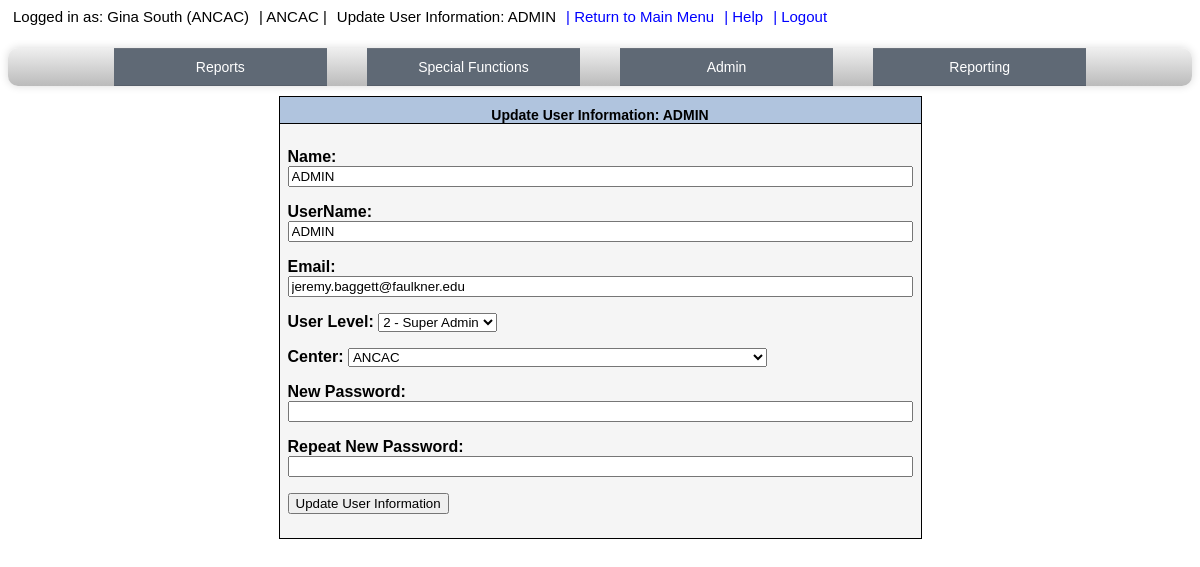
The page /ANCAC/editAccount.php (signed in) on the database its author committed.
### tables this page shows
CREATE TABLE IF NOT EXISTS `directors` (
  `RID` int(11) NOT NULL AUTO_INCREMENT,
  `name` varchar(40) NOT NULL DEFAULT '',
  `username` varchar(12) NOT NULL DEFAULT '',
  `email` varchar(100) NOT NULL DEFAULT '',
  `center` tinyint(3) unsigned NOT NULL DEFAULT '0',
  `user_level` tinyint(4) NOT NULL DEFAULT '0',
  `password` varchar(72) NOT NULL DEFAULT '',
  `lastlogin` datetime NOT NULL DEFAULT '0000-00-00 00:00:00',
  `mailing_address` varchar(25) NOT NULL DEFAULT '',
  PRIMARY KEY (`RID`)
);

CREATE TABLE IF NOT EXISTS `centers` (
  `center` tinyint(3) unsigned NOT NULL DEFAULT '0',
  `CenterName` varchar(75) NOT NULL DEFAULT '',
  `centerlevel` enum('Pilot Project','Full Member','Associate') NOT NULL DEFAULT 'Full Member',
  PRIMARY KEY (`center`)
);

### ANCAC/Variables.php (called while the page is built, shortened)
<?php
		$webroot = '';
       ?>

### ANCAC/ez_sql_core.php (called while the page is built, shortened)
<?php
	class ezSQLcore
	{
		var $timers           = array();
		function get_host_port( $host, $default = false )
		{
			$port = $default;
			return array( $host, $port );
		}
		function flush()
		{
			$this->last_result = null;
		}
		function get_results($query=null, $output = OBJECT)
		{
			if ( $query )
			{
				$this->query($query);
			}
			if ( $output == OBJECT )
			{
				return $this->last_result;
			}
		}
		function timer_get_cur()
		{
			list($usec, $sec) = explode(" ",microtime());
			return ((float)$usec + (float)$sec);
		}
		function timer_start($timer_name)
		{
			$this->timers[$timer_name] = $this->timer_get_cur();
		}
		function timer_elapsed($timer_name)
		{
			return round($this->timer_get_cur() - $this->timers[$timer_name],2);
		}
	}

### ANCAC/dbconn.php (called while the page is built, shortened)
<?php
    include_once "ez_sql_core.php";
    include_once "ez_sql_mysqli.php";
    $db = new ezSQL_mysqli('ancac','','ancac','localhost');
?>

### ANCAC/ez_sql_mysqli.php (called while the page is built, shortened)
<?php
	$ezsql_mysqli_str = array
	(
		1 => 'Require $dbuser and $dbpassword to connect to a database server',
		2 => 'Error establishing mySQLi database connection. Correct user/password? Correct hostname? Database server running?',
		3 => 'Require $dbname to select a database',
		4 => 'mySQLi database connection is not active',
		5 => 'Unexpected error while trying to select database'
	);
	class ezSQL_mysqli extends ezSQLcore
	{
		function ezSQL_mysqli($dbuser='', $dbpassword='', $dbname='', $dbhost='localhost', $encoding='')
		{
			$this->dbuser = $dbuser;
			$this->dbpassword = $dbpassword;
			$this->dbname = $dbname;
			$this->encoding = $encoding;
		}
		function connect($dbuser='', $dbpassword='', $dbhost='localhost', $dbport=false)
		{
			global $ezsql_mysqli_str; $return_val = false;
			if ( ! $dbuser )
			{
				$this->register_error($ezsql_mysqli_str[1].' in '.__FILE__.' on line '.__LINE__);
				$this->show_errors ? trigger_error($ezsql_mysqli_str[1],E_USER_WARNING) : null;
			}
			else
			{
				$this->dbh = new mysqli($dbhost,$dbuser,$dbpassword, '', $dbport);
				if( $this->dbh->connect_errno )
				{
					$this->register_error($ezsql_mysqli_str[2].' in '.__FILE__.' on line '.__LINE__);
					$this->show_errors ? trigger_error($ezsql_mysqli_str[2],E_USER_WARNING) : null;
				}
				else
				{
					$return_val = true;
				}
			}
			return $return_val;
		}
		function select($dbname='', $encoding='')
		{
			global $ezsql_mysqli_str; $return_val = false;
			if ( ! $dbname )
			{
				$this->register_error($ezsql_mysqli_str[3].' in '.__FILE__.' on line '.__LINE__);
				$this->show_errors ? trigger_error($ezsql_mysqli_str[3],E_USER_WARNING) : null;
			}
			else if ( ! $this->dbh )
			{
				$this->register_error($ezsql_mysqli_str[4].' in '.__FILE__.' on line '.__LINE__);
				$this->show_errors ? trigger_error($ezsql_mysqli_str[4],E_USER_WARNING) : null;
			}
			else if ( !@$this->dbh->select_db($dbname) )
			{
				if ( !$str = @$this->dbh->error)
					  $str = $ezsql_mysqli_str[5];
				$this->register_error($str.' in '.__FILE__.' on line '.__LINE__);
				$this->show_errors ? trigger_error($str,E_USER_WARNING) : null;
			}
			else
			{
				$return_val = true;
			}
			return $return_val;
		}
		function query($query)
		{
			$return_val = 0;
			$query = trim($query);
			$this->result = @$this->dbh->query($query);
			if ( preg_match("/^(insert|delete|update|replace|truncate|drop|create|alter|begin|commit|rollback|set)/i",$query) )
			{
				$is_insert = true;
				$this->rows_affected = @$this->dbh->affected_rows;
				if ( preg_match("/^(insert|replace)\s+/i",$query) )
				{
					$this->insert_id = @$this->dbh->insert_id;
				}
				$return_val = $this->rows_affected;
			}
			else
			{
				$is_insert = false;
				$i=0;
				$num_rows=0;
				while ( $row = @$this->result->fetch_object() )
				{
					$num_rows++;
				}
				$this->num_rows = $num_rows;
				$return_val = $this->num_rows;
			}
			return $return_val;
		}
	}

### ANCAC/ulogin.php (called while the page is built, shortened)
<?PHP
  if(file_exists("./Variables.php"))
	require("./Variables.php");
  else
	require("../Variables.php");
  require($root."dbconn.php");
  if (isset($_SESSION['user'])) {
  	$validuser = $_SESSION['user'];
  }
    if(!isset($validuser))
    {
        $self = $_SERVER['PHP_SELF'];
        if($_POST['Login'] != 1)
        {
            echo "<html><head><title>ANCAC: Log-In</title><br><br><link rel='stylesheet' href='login.css' type='text/css'></head>";
            echo "<p><form method=POST action='$self'><input type=hidden name=Login value=1><div align='center' style='width=100%;'>";
            echo "<table class='loginMain' align=center><tr><td colspan='2' class='login-header' align=center>ANCAC".
                 "<div class='login-subheader'>For Centers & Admin Office</div></td></tr> <tr><br><br><td colspan='2' class='login'><br><br>Please Login</td></tr>".
                 "<tr><td class='login-left' align=right>User Name:&nbsp</td><td class='login-right'>".
                 "<input type=text NAME=username></td></tr><tr>".
                 "<td class='login-left' align=right>Password:&nbsp</td><td class='login-right'><input type=password NAME=password></td></tr>";
            echo "<tr><td colspan='2' class='login' align=center><input type=hidden value=on name=keeplog></td></tr><tr><td colspan='2' class='login' align=center><input type='SUBMIT' value='Login'><br><br></td></tr>".
            "<tr><br><br><td colspan='2' class='login'><br><br><a href=forgotpw.php>Forgot Password</a></td></tr></form></table></div><br><br>Note: This application requires cookies to be enabled.";
            exit;
        }
        else
        {
            $sql = "SELECT RID,password,username,name,directors.center,user_level,CenterName FROM directors JOIN centers ON directors.center = centers.center ".
				   "WHERE username = '".$_POST['username']."'";
            $result = @mysql_query($sql) or mysql_error();
            $row = mysql_fetch_object($result);
            $cookie = 2;
            $hasher = new PasswordHash(8, false);
            $check = $hasher->CheckPassword($_POST['password'], $row->password);
            if(!$check)
            {
                echo "<p>Wrong password for ".$_POST['username'];
                exit;
            }
			elseif($cookie != 1)
            {
                $validuser = $row->username;
                $_SESSION['user'] = $validuser;
                $_SESSION['admin'] = $row->user_level;
                $_SESSION['name'] = $row->name;
                $_SESSION['RID'] = $row->RID;
                $_SESSION['center'] = $row->center;
                $_SESSION['CenterName'] = $row->CenterName;
				if($_POST['keeplog'] == 'on')
				{
					setcookie ("DVDAdmin", $_POST['username']);
				}
		$sqlUpdate = "UPDATE directors SET lastlogin = NOW() WHERE username = '".$validuser."'";
		$resultUpdate = @mysql_query($sqlUpdate) or mysql_error();
            }
        }
    }
    else
    {
            $sql = "SELECT RID,name,username,email,directors.center,centerlevel,user_level,password,CenterName FROM directors JOIN centers ON directors.center = centers.center WHERE username = '$validuser'";
            $result = @mysql_query($sql) or die("could not complete the query to log you in");
    }
?>

### ANCAC/editAccount.php (the view, shortened to what this page needs)
<?PHP
require("ulogin.php");
require($root."dbconn.php");
        if($_SESSION['admin'] > -1){
                if (isset($_GET['RID'])){
                        $RID = $_GET['RID'];
				        if($RID < 0){
				        	$page_title = 'Add A New User';
				        	$sqlSelect="SELECT MAX(RID)+1 AS RID FROM `directors`";
				        	$resultRID = @mysql_query($sqlSelect) or mysql_error();
				        	$rowRID = mysql_fetch_object($resultRID);
				        	$RID = $rowRID->RID;
				        	$sqlInsert="INSERT INTO `directors` (`RID`, `name`, `username`, `email`, `center`, `user_level`, `password`, `lastlogin`, `mailing_address`) VALUES ($RID, '', '', '', '99', '0', '', '0000-00-00 00:00:00', '');";
				        	$resultInsert = @mysql_query($sqlInsert);
				        }
                }
                else{
                   $RID = $_POST['RID'];
                }
        }
        $sqlUser = "SELECT name, username, email, user_level, password, center FROM directors ".
             "WHERE RID = '".$RID."'";
        $resultUser = @mysql_query($sqlUser) or mysql_error();
        $rowUser = mysql_fetch_object($resultUser);
        $UserName = $rowUser->username;
        $page_title = 'Update User Information: '.$UserName;
require($root."header.php");
?>
<body>
<table class='OutlineTable' align=center width="640px">
<tr>
<td class='login-header' colspan='2' align=center><?php echo $page_title; ?><br></td>
</tr>
<tr>
<td class='login' align=left><br>
<div align="center">
<table border="0" width="100%" id="table1">
<tr>
<td>
</td>
</tr>
<tr>
<td>
<?PHP
				if($_SESSION['admin'] > -1){
                                  echo '<form action="editAccount.php" method="post">';
                                  echo '<p><b>Name:</b> <input type="text" name="User_Name" maxlength="40" size="75" value="';
                                       if(isset($_POST['User_Name'])) echo $_POST['User_Name']; else echo $rowUser->name;
                                  echo '" /></p>';
                                  echo '<p><b>UserName:</b> <input type="text" name="User_UserName" maxlength="12" size="75" value="';
                                       if(isset($_POST['User_UserName'])) echo $_POST['User_UserName']; else echo $rowUser->username;
                                  echo '" /></p>';
                                  echo '<p><b>Email:</b> <input type="text" name="User_Email" maxlength="100" size="75" value="';
                                       if(isset($_POST['User_Email'])) echo $_POST['User_Email']; else echo $rowUser->email;
                                  echo '" /></p>';
                                  if($_SESSION['admin'] > 0){
                                  		echo '<p><b>User Level:</b> <select name="User_UserLevel" id="User_UserLevel">';
										echo '<option value="2" '. (($rowUser->user_level == 2) ? "selected='selected'":"").'>2 - Super Admin</option>';
										echo '</select></p>';
										echo '<p><b>Center:</b> <select name="User_Center" id="User_Center">';
										$sqlCenters = "SELECT center, CenterName FROM centers";
										$resultCenters = $db->get_results($sqlCenters);
										foreach ($resultCenters as $rowCenter){
											echo '<option value="'.$rowCenter->center.'" '. (($rowUser->center == $rowCenter->center) ? "selected='selected'":"").'>'.$rowCenter->CenterName.'</option>';
										}
										echo '</select></p>';
                                  }
                                  echo '<p><b>New Password:</b> <input type="text" name="User_NewPassword" maxlength="15" size="75" value="" /></p>';
                                  echo '<p><b>Repeat New Password:</b> <input type="text" name="User_NewPassword2" maxlength="15" size="75" value="" /></p>';
                                  echo '<p><input type="submit" name="submit" value="Update User Information" onclick="javascript:return confirm(\'Are you sure you want to update this user?\')" /></p>';
                                  echo '</form>';
                                }
                                else
                                echo '<p>You do not have Administration access</p>';
                        ?>
</td>
</tr>
</table>
</div>
</td>
</tr>
</table></div>
</body>
<?PHP
require($root."footer.php");
?>

### ANCAC/header.php (shortened to what this page needs)
<html>
      <head>
            <?php echo'<SCRIPT language="JavaScript" SRC="'.$webroot.'javaScriptFunctions.js"></SCRIPT>
             			<script src="http://ajax.googleapis.com/ajax/libs/jquery/1.8.0/jquery.min.js"></script>
						<script src="'.$webroot.'dropit.js"></script>
						<link rel="stylesheet" href="'.$webroot.'dropit.css" type="text/css" />';
           ?>
      		<link rel='stylesheet' href='<?php echo $webroot?>login.css' type='text/css' media='screen'>
      		<link rel='stylesheet' href='<?php echo $webroot?>print.css' type='text/css' media='print'>
      </head>
<div class=nav>
	<div class='loginInfo'>
		<div class=login-header>
			<div class='userInfo'>Logged in as: <?PHP echo $_SESSION['name']." (".$_SESSION['CenterName'].")"; ?></div>
			<div class='userInfo'> | ANCAC | </div>
			<div class='userInfo pageTitle'> <?PHP echo $page_title;?></div>
			<div class='userInfo returnToMain'><a href=<?php echo $webroot?>index.php> | Return to Main Menu</a></div>
			<div class='userInfo help'><a href=<?php echo $webroot?>help.php> | Help</a></div>
			<div class='userInfo logoutButton'><a href=<?php echo $webroot?>logout.php> | Logout</a></div>
		</div>
	</div>
	<div class='dropdownMenus'>
		<ul class="menu">
		    <li>
		         <a href="#">Reports</a>
		    </li>
		</ul>
		<ul class="menu">
		    <li>
		        <a href="#">Special Functions</a>
		    </li>
		</ul>
		<?PHP
		if($_SESSION['admin'] > 1){
			echo '<ul class="menu">
			    <li>
			        <a href="#">Admin</a>
			        <ul>
			            <li><a href="'.$webroot.'centerAdmin.php">Center Administration</a></li>
            			<li><a href="'.$webroot.'AcctAdmin.php">User Administration</a></li>
			            <li><a href="' .$webroot.'LastLogin.php">View Last Login for Ctrs</a></li>
			            <li><a href="'.$webroot.'email.php">E-mail Entire Network</a></li>
			            <li><a href= "'.$webroot.'qreportAdmin.php?from=8">Received Snail Mail Docs</a></li>
      					<li><a href= "'.$webroot.'excelExportYear.php">Excel Export</a></li>
            			<li><a href= "'.$webroot.'emailForm.php">Email reminder editor</a></li>
			        </ul>
			    </li>
			</ul>
			<ul class="menu">
			    <li>
			        <a href="#">Reporting</a>
			        <ul>
			            <li><a href="'.$webroot.'haveSubmit.php">View Current Qtr Unsubmitted Centers</a></li>
			            <li><a href="'.$webroot.'selectYearGT.php?from=2">View/Print ANCAC Grand Total Report</a></li>
			            <li><a href="'.$webroot.'selectYearGT.php?from=3">View/Print Estimated Budget Total Report</a></li>
			            <li><a href="'.$webroot.'qreportAdmin.php?from=9">View/Print ANCAC Board of Directors</a></li>
						<li><a href="'.$webroot.'eoyProgress.php">Check End Of Year Status</a></li>
			        </ul>
			    </li>
			</ul>';
		}?>
	</div>
</div>

### rows shown on the page
directors: username "Update User Information: ADMIN", User_Name "ADMIN", User_UserName "ADMIN", User_Email "jeremy.baggett@faulkner.edu", User_UserLevel "2 - Super Admin", User_Center "ANCAC"

### other values the page prints
$_SESSION['name'] "Gina South"
$_SESSION['CenterName'] "ANCAC"
